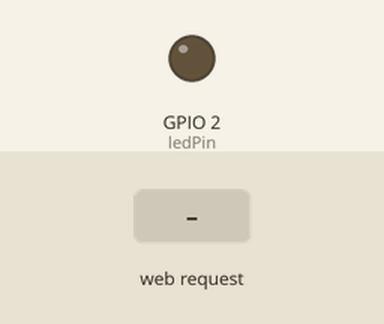
Bench run of a program on a simulated ESP32. On the bench: output pins drawn as LEDs (lit = HIGH). The test bench sets the inputs (shaded band). WiFi joins after 1.5 s; servers stay silent unless stated; what the program prints to the serial monitor is not drawn.

Above: at 2.7 s.
2.8 s: HTTP request GET /toggle received
At 3.4 s:
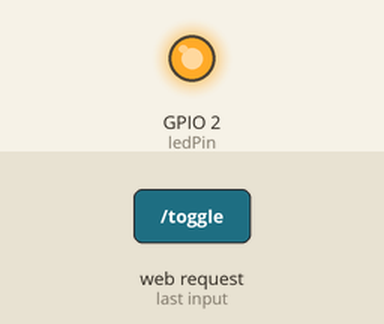
Timing chart, 0 to 5.8 s (numbered marks = the images above; inputs shaded):
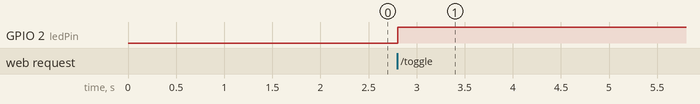

The program:

main.cpp
```cpp
#include <Arduino.h>
#include <WiFi.h>
#include <ESPAsyncWebServer.h>

// --- Configuration ---
const char* ssid = "iQOO110";
const char* password = "nirmal10";

// GPIO pin where the LED is connected
const int ledPin = 2; // GPIO 2 is usually the built-in blue LED on most ESP32 boards
bool ledState = LOW;

// Create AsyncWebServer object on port 80
AsyncWebServer server(80);

// --- HTML / Website Code ---
const char index_html[] PROGMEM = R"rawliteral(
<!DOCTYPE html>
<html>
<head>
    <meta name="viewport" content="width=device-width, initial-scale=1">
    <title>ESP32 LED Control</title>
    <style>
        html { font-family: Arial, Helvetica, sans-serif; text-align: center; background-color: #f4f4f9;}
        h2 { color: #333; margin-top: 50px; }
        .button { background-color: #4CAF50; border: none; color: white; padding: 16px 40px;
                  text-decoration: none; font-size: 30px; margin: 2px; cursor: pointer; border-radius: 8px;}
        .button2 {background-color: #555555;}
    </style>
</head>
<body>
    <h2>ESP32 Local Web Server</h2>
    <p>Click below to toggle the LED state.</p>
    <p><a href="/toggle"><button class="button">TOGGLE LED</button></a></p>
</body>
</html>
)rawliteral";

void setup() {
    // Initialize Serial Monitor
    Serial.begin(115200);

    // Initialize LED pin as an output
    pinMode(ledPin, OUTPUT);
    digitalWrite(ledPin, ledState);

    // Connect to Wi-Fi
    Serial.print("Connecting to ");
    Serial.println(ssid);
    WiFi.begin(ssid, password);
    while (WiFi.status() != WL_CONNECTED) {
        delay(500);
        Serial.print(".");
    }

    // Print ESP32 Local IP Address
    Serial.println("");
    Serial.println("Wi-Fi connected.");
    Serial.print("IP address: ");
    Serial.println(WiFi.localIP());

    // --- Web Routes ---

    // Route for Root / Web Page
    server.on("/", HTTP_GET, [](AsyncWebServerRequest *request){
        request->send_P(200, "text/html", index_html);
    });

    // Route to handle the toggle button action
    server.on("/toggle", HTTP_GET, [](AsyncWebServerRequest *request){
        ledState = !ledState;
        digitalWrite(ledPin, ledState);
        // Redirect back to the main page after changing the state
        request->redirect("/");
    });

    // Start server
    server.begin();
}

void loop() {
    // ESPAsyncWebServer runs asynchronously in the background.
    // No code is needed in the loop for handling web requests!
}
```

Measured:
- after the input at 2.8 s, GPIO 2 (ledPin): LOW → HIGH at once
